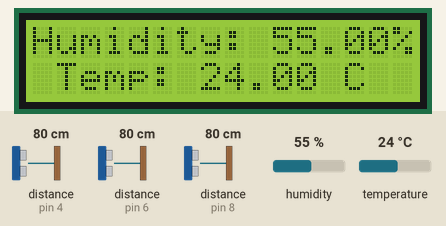
Simulated run of this sketch. Board: Arduino Uno, built with avr-gcc and run on an emulated ATmega328P. On the bench: 16×2 character LCD. Wiring (inferred from the names in the program): 3 × ultrasonic range finder: trigger pin 3, echo pin 4 / trigger pin 5, echo pin 6 / trigger pin 7, echo pin 8. The test bench sets the inputs (shaded band); at power-on: humidity 55 %, temperature 24 °C, distance to the obstacle (sensors on pin 4, pin 6, pin 8) 80 cm. The echo pulse lasts 58.3 µs per cm; what the sketch prints to the serial monitor is not drawn.

Above: at 7.5 s.
7.6 s: humidity set to 22 %
At 9.8 s:
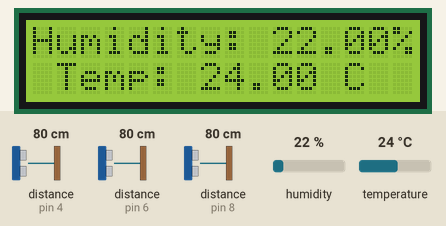
10.1 s: temperature set to 12 °C
At 11.9 s:
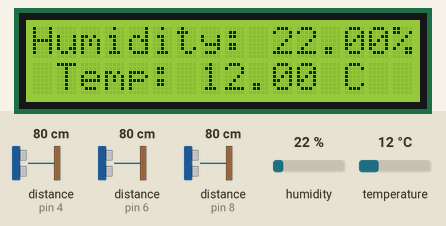
12.3 s: humidity set to 40 %
At 14.0 s:
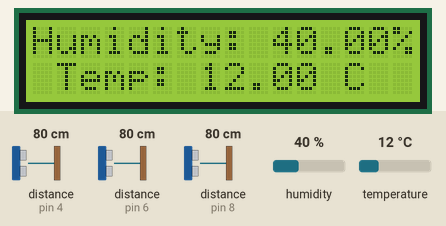
14.4 s: temperature set to 19 °C
At 16.2 s:
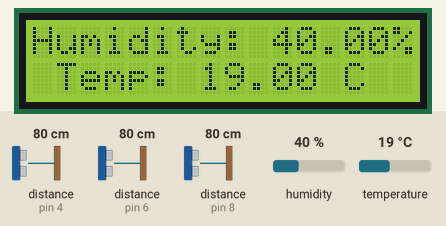
Timing chart, 0 to 17.5 s (numbered marks = the images above; inputs shaded):
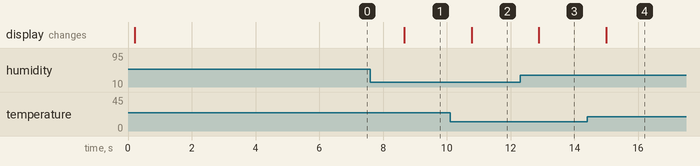

Measured:
- after the input at 7.6 s, the display: changes after 1.1 s (image 1)
- after the input at 10.1 s, the display: changes after 0.68 s (image 2)
- after the input at 12.3 s, the display: changes after 0.59 s (image 3)
- after the input at 14.4 s, the display: changes after 0.60 s (image 4)

The sketch:

eggegg.ino
```cpp
#include <LiquidCrystal_I2C.h>
#include <DHT.h>

#define DHTPIN 2     // what pin we're connected to
#define DHTTYPE DHT22   // DHT 22  (AM2302)
DHT dht(DHTPIN, DHTTYPE); //// Initialize DHT sensor for normal 16mhz Arduino

#include <SoftwareSerial.h>
SoftwareSerial SIM900A(14,15); //rx tx

//dht Variables
int chk;
float hum;  //Stores humidity value
float temp; //Stores temperature value
//lcd
LiquidCrystal_I2C lcd(0x27, 16, 2); // I2C address 0x27, 16 column and 2 rows

//ultraso1
const int trigPin1 = 3;
const int echoPin1 = 4;
long duration1;
int distance1;
int prevdistance1;
//ultraso2
const int trigPin2 = 5;
const int echoPin2 = 6;
long duration2;
int distance2;
int prevdistance2;
//ultraso3
const int trigPin3 = 7;
const int echoPin3 = 8;
long duration3;
int distance3;
int prevdistance3;
int detected;
int time;

void setup()
{
  Serial.begin(19200);
	dht.begin();
  lcd.init(); // initialize the lcd
  lcd.backlight();
  pinMode(trigPin1, OUTPUT); // Sets the trigPin1 as an Output
  pinMode(echoPin1, INPUT); // Sets the echoPin1 as an Input
  pinMode(trigPin2, OUTPUT);
  pinMode(echoPin2, INPUT);
  pinMode(trigPin3, OUTPUT);
  pinMode(echoPin3, INPUT);

  SIM900A.begin(19200);   // GSM Module Baud rate - communication speed

  Serial.println ("On na sya");

  delay(100);
}

void loop()
{
  Serial.print("distance1: ");
  Serial.println(ultraso1());
  Serial.print("prevdistance1: ");
  Serial.println(prevdistance1);

  if(ultraso1()!=prevdistance1||ultraso2()!=prevdistance2||ultraso3()!=prevdistance3){
    detected++;
  }else{
    detected = 0;
  }

  if(detected>2){
    dispmvmnt();
    detected=0;
    time = millis();
    if(time>5000){
      SendMessage();
      time = 0;
    }
    delay(2000);
  }else{
    disphumtemp();
  }
  delay(1000);
}
//methods below
void disphumtemp(){
  //with display
    hum = dht.readHumidity();
    temp= dht.readTemperature();
    lcd.clear();                 // clear display
    lcd.setCursor(0, 0);         // move cursor to   (0, 0)
    lcd.print("Humidity: ");
    lcd.print(hum);
    lcd.print("%");        // print message at (0, 0)
    lcd.setCursor(1, 1);         // move cursor to   (2, 1)
    lcd.print("Temp: ");
    lcd.print(temp);
    lcd.print(" C");// print message at (2, 1)
}

int ultraso1(){
  digitalWrite(trigPin1, LOW);
  delayMicroseconds(2);
  digitalWrite(trigPin1, HIGH);
  delayMicroseconds(10);
  digitalWrite(trigPin1, LOW);
  duration1 = pulseIn(echoPin1, HIGH);

  distance1 = duration1 * 0.034 / 2;
  prevdistance1 = distance1;
  return distance1;
}

int ultraso2(){
  digitalWrite(trigPin2, LOW);
  delayMicroseconds(2);
  digitalWrite(trigPin2, HIGH);
  delayMicroseconds(10);
  digitalWrite(trigPin2, LOW);
  duration2 = pulseIn(echoPin2, HIGH);
  prevdistance2 = distance2;
  distance2 = duration1 * 0.034 / 2;

  return distance2;
}

int ultraso3(){
  digitalWrite(trigPin3, LOW);
  delayMicroseconds(2);
  digitalWrite(trigPin3, HIGH);
  delayMicroseconds(10);
  digitalWrite(trigPin3, LOW);
  duration1 = pulseIn(echoPin3, HIGH);
  prevdistance3 = distance3;
  distance1 = duration1 * 0.034 / 2;

  return distance3;
}

void dispmvmnt(){
    lcd.clear();                 // clear display
    lcd.setCursor(0, 0);
    lcd.print("Movement");
    lcd.setCursor(2, 1);
    lcd.print("detected!!");
    Serial.println("mvmnt dtected");
}

void SendMessage(){
  Serial.println ("Sending Message please wait....");
  SIM900A.println("AT+CMGF=1");    //Text Mode initialisation
  delay(1000);
  Serial.println ("Set SMS Number");
  SIM900A.println("AT+CMGS=\"+639566047496\"\r"); // Receiver's Mobile Number
  delay(3000);
  Serial.println ("Set SMS Content");
  SIM900A.println("Movement Detected!");// Messsage content
  delay(3000);
  Serial.println ("Done");
  SIM900A.println((char)26);//   delay(1000);
  Serial.println ("Message sent succesfully");
}
```
